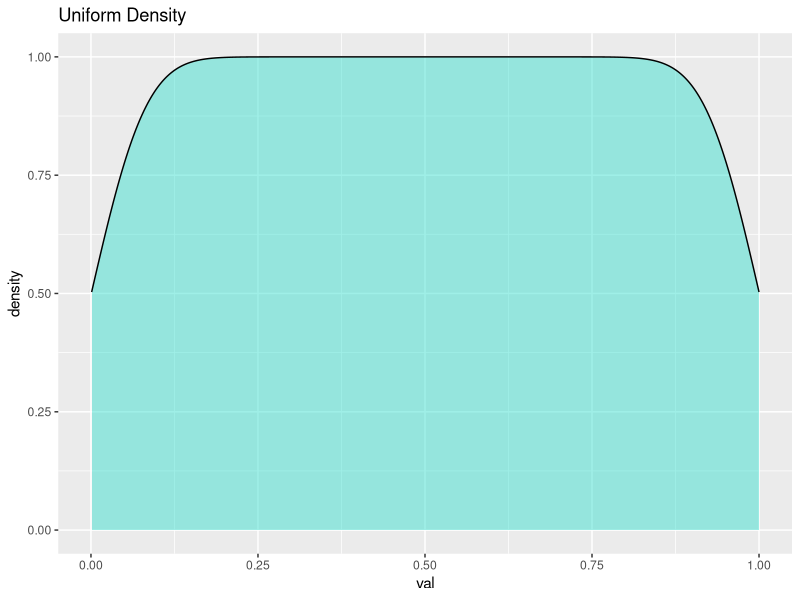
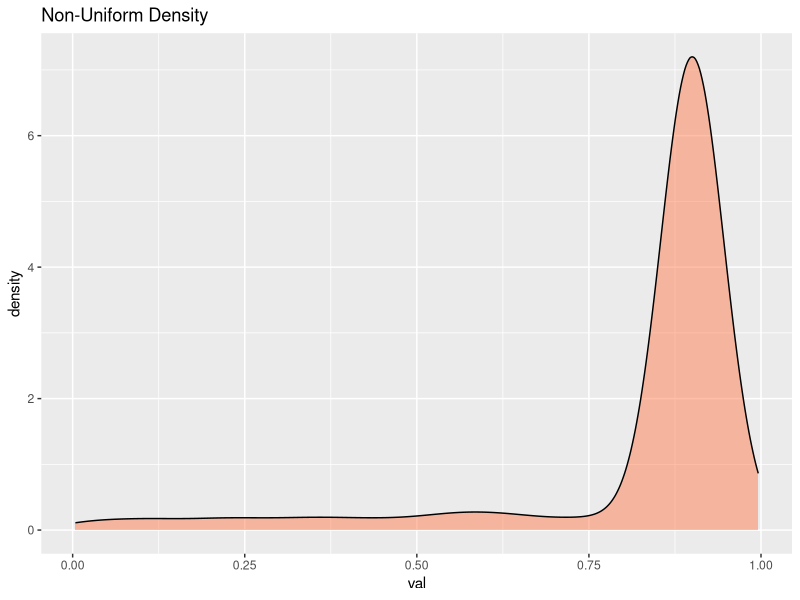
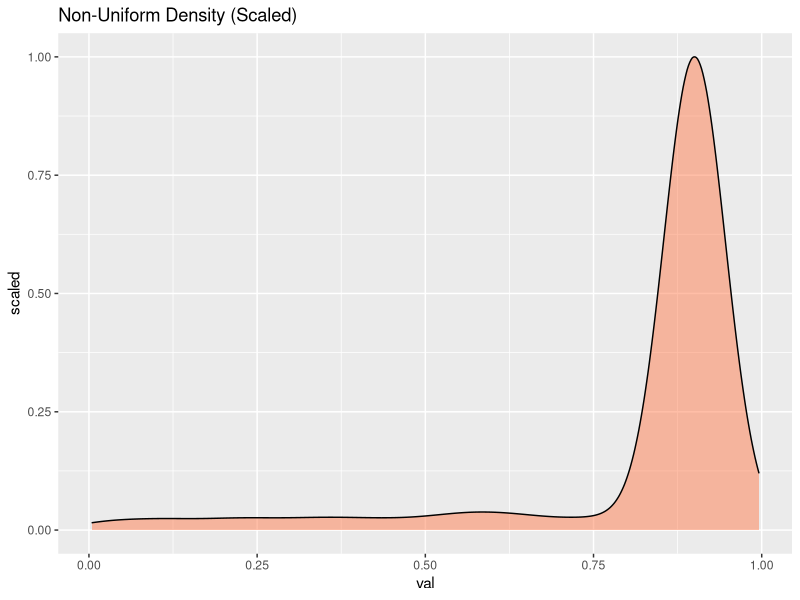
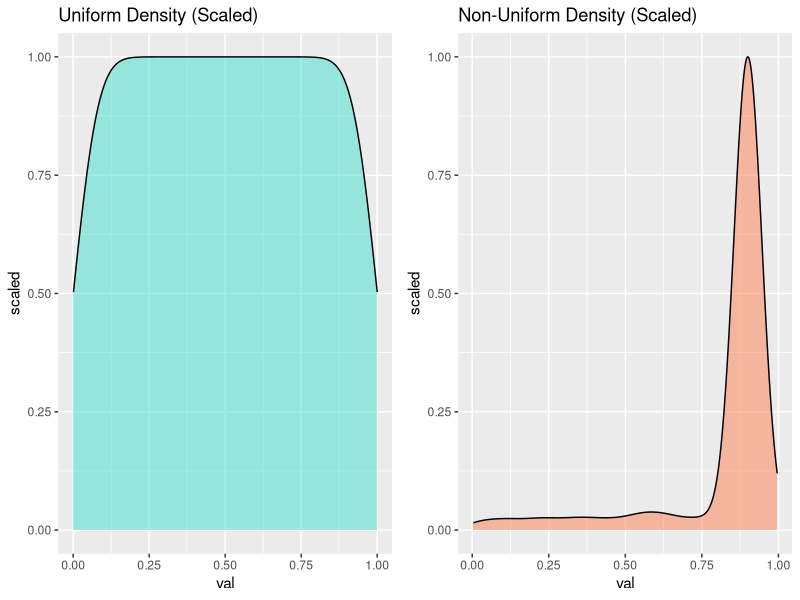
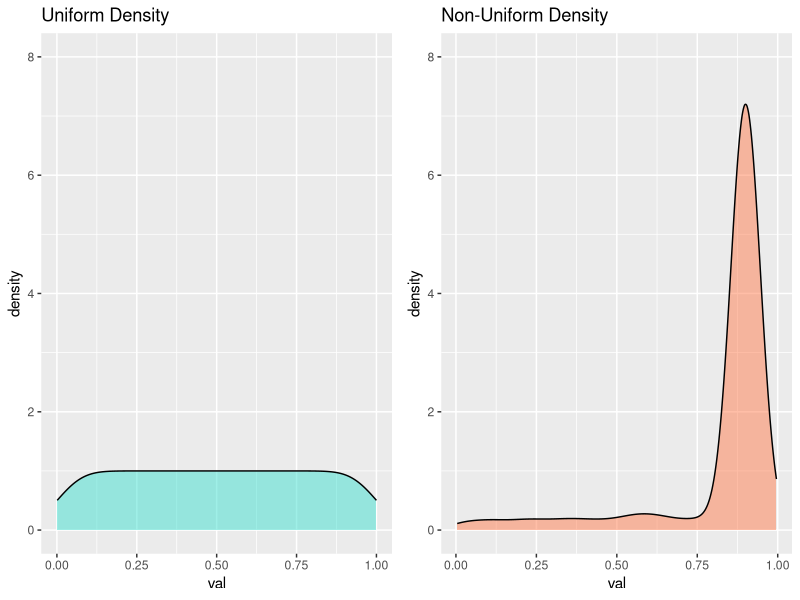

Generate these figures, in order, with R:
## ---- chunk 1
library(ggplot2)
library(gridExtra)
#simulate data going from .0001 to 1 by a step of .0001
n <- 1000
df <- data.frame(rnum=seq.int(n),val=seq(1/n,1,1/n))
ggplot(df,aes(val))+geom_density(fill = "turquoise",alpha=.5 )+
          ggtitle("Uniform Density")
## ---- chunk 2
df2 <- df
set.seed(123)
shift <- sample(c(1,0),n,prob=c(.8,.2),replace=TRUE)
df2$val <- ifelse(shift==1,.9,df2$val)
ggplot(df2,aes(val))+geom_density(fill = "coral",alpha=.5)+
          ggtitle("Non-Uniform Density")
## ---- chunk 3
ggplot(df2,aes(val,..scaled..))+geom_density(fill = "coral",alpha=.5)+
          ggtitle("Non-Uniform Density (Scaled)")
## ---- chunk 4
gg1 <- ggplot(df,aes(val,..scaled..))+geom_density(fill = "turquoise",alpha=.5)+
          ggtitle("Uniform Density (Scaled)")
gg2 <- ggplot(df2,aes(val,..scaled..))+geom_density(fill = "coral",alpha=.5)+
          ggtitle("Non-Uniform Density (Scaled)")
grid.arrange(gg1,gg2,ncol=2)
## ---- chunk 5
gg3 <- ggplot(df,aes(val))+geom_density(fill = "turquoise",alpha=.5)+
          ggtitle("Uniform Density") + scale_y_continuous(limits=c(0,8))
gg4 <- ggplot(df2,aes(val))+geom_density(fill = "coral",alpha=.5)+
          ggtitle("Non-Uniform Density") + scale_y_continuous(limits=c(0,8))
grid.arrange(gg3,gg4,ncol=2)
